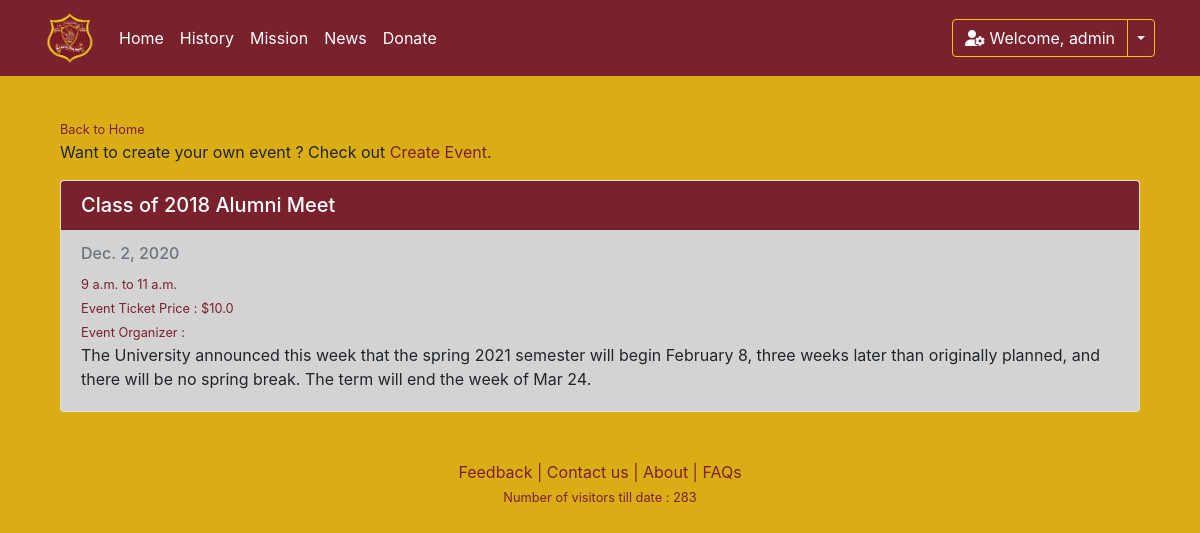
/alleventslist/ (signed in), run on the app's committed database.
### Maggotty/models.py (models this page shows, shortened)
class Event(models.Model):
    eventName = models.CharField("Event Name", max_length=255, blank=False)
    eventDesc = models.TextField("Event Description", max_length=1024, blank=True, null=True)
    fromDate = models.DateField(blank=False)
    toDate = models.DateField(blank=False)
    startTime = models.TimeField()
    endTime = models.TimeField()
    ticket = models.FloatField("Ticket Price", null=True)
    isApproved = models.BooleanField("Is Approved", default=False)
    createdBy = models.CharField("Created By", max_length=255, editable=False)

### Maggotty/views.py (the view)
# urls.py: path("alleventslist/", views.alleventslist, name="alleventslist"),
def alleventslist(request):
    today = date.today().strftime('%Y-%m-%d')
    allEvents = Event.objects.filter(fromDate__range=["2010-01-01", today])
    return render(request, "Maggotty/alleventslist.html", {"allEvents": allEvents})

### Maggotty/templates/Maggotty/alleventslist.html (shortened to what this page needs)
{% extends "Maggotty/layout.html" %}
{% block content %}
<div class="container">
    <div class="row row-content">
        <div class="col col-sm order-sm-first col-md">
          <small><a href="{% url 'home' %}" class="redLink">Back to Home</a></small>
          <br/>
            <p>
                Want to create your own event ? Check out <a class="redLink" href="{% url 'createevent' %}">Create Event</a>.
            </p>
        </div>
    </div>
    {% for record in allEvents %}
    <div class="card">
        <h5 class="card-header text-white" style="background-color: #7a212e;">{{record.eventName}}</h5>
        <div class="card-body" style="background-color:lightgray;">
          {% if record.fromDate == record.toDate %}
            <h6 class="card-subtitle mb-2 text-muted">{{record.fromDate}}</h6>
          {% else %}
            <h6 class="card-subtitle mb-2 text-muted">{{record.fromDate}} - {{record.toDate}}</h6>
          {% endif %}
          <small class="redLink">{{record.startTime}} to {{record.endTime}}</small><br/>
          <small class="redLink">Event Ticket Price : ${{record.ticket}}</small><br/>
          <small class="redLink">Event Organizer : {{record.createdBy}}</small>
          <p class="card-text">{{record.eventDesc}}</p>
        </div>
      </div>
    <br/>
    {% endfor %}
</div>
{% endblock %}

### Maggotty/templates/Maggotty/layout.html (shortened to what this page needs)
<!DOCTYPE html>
<html>
<head>
    {% load static %}
    <link rel="stylesheet" type="text/css" href="{% static 'Maggotty/style.css' %}">
    <link rel="stylesheet" href="https://stackpath.bootstrapcdn.com/bootstrap/4.5.2/css/bootstrap.min.css">
    <link rel="stylesheet" href="https://stackpath.bootstrapcdn.com/font-awesome/4.7.0/css/font-awesome.min.css">
    <link rel="stylesheet" href="https://cdnjs.cloudflare.com/ajax/libs/tempusdominus-bootstrap-4/5.39.0/css/tempusdominus-bootstrap-4.min.css" />
</head>
<body class="bgPage">
    <nav class="navbar navbar-expand-md navbar-dark mb-3">
        <div class="container">
            <a class="navbar-brand" href="#">
                <img src="{% static 'Maggotty/MHLogo_tran.png' %}" height="50">
              </a>
            <div class="collapse navbar-collapse" id="navbarCollapse">
                <div class="navbar-nav">
                    <a href="{% url 'home' %}" class="nav-item nav-link active">Home</a>
                    <a href="{% url 'history' %}" class="nav-item nav-link active" >History</a>
                    <a href="{% url 'mission' %}" class="nav-item nav-link active">Mission</a>
                    <a href="{% url 'news' %}" class="nav-item nav-link active">News</a>
                    <a href="{% url 'donate' %}" class="nav-item nav-link active">Donate</a>
                </div>
                <div class="navbar-nav ml-auto">
                    {% if user.is_authenticated %}
                    <div class="btn-group">
                        <button type="button" class="btn btn-warning"><i class='fas fa-user-cog user-icon'></i> Welcome, {{ user.username }}</button>
                        <button type="button" class="btn btn-warning dropdown-toggle dropdown-toggle-split" data-toggle="dropdown" aria-haspopup="true" aria-expanded="false">
                        </button>
                      </div>
                    {% else %}
                        <a href="{% url 'register'%}" class="nav-item nav-link" style="color:white">Register</a>
                        <a href="{% url 'login'%}" class="nav-item nav-link" style="color:white">Login</a>
                    {% endif %}
                </div>
            </div>
        </div>
    </nav>
    <div class="container">
        <div class="row">
            <div class="col-md-12">
                  <br/>
                  {% block content %}
                  {% endblock %}
            </div>
        </div>
    </div>
    <footer style="padding-top: 2%;">
        <div class="row">
            <p>
                <div class="col-md-12 text-md-center col-s-3">
                    <a href="{% url 'feedback' %}" class="redLink" href="./feedback.html" >Feedback</a>
                    <span class="redLink">|</span>
                    <a href="{% url 'contact' %}" class="redLink">Contact us</a>
                    <span class="redLink">|</span>
                    <a href="{% url 'about' %}" class="redLink">About</a>
                    <span class="redLink">|</span>
                    <a href="{% url 'faq' %}" class="redLink">FAQs</a>
                </div>
            </p>
        </div>
        <div class="row">
            <div class="col-md-12 text-md-center text-muted">
              <p><small class="redLink">Number of visitors till date : 283</small></p>
            </div>
        </div>
    </footer>
</body>
</html>

### Maggotty/static/Maggotty/style.css (style rules this page uses)
.navbar { background: #7a212e; }
.btn { background-color: #7a212e !important; color:white !important; }
.redLink { color:#7a212e !important; }
.bgPage { background-color: #daaa0cf5; }

### data on the page
Event: eventName "Class of 2018 Alumni Meet", fromDate "Dec. 2, 2020", startTime "9 a.m.", endTime "11 a.m.", ticket "10.0", eventDesc "The University announced this week that the spring 2021 semester will begin February 8, three weeks later than originally planned, and there will be no spring break. The term will end the week of Mar 24."

### other printed values
{{ user.username }} "admin"
